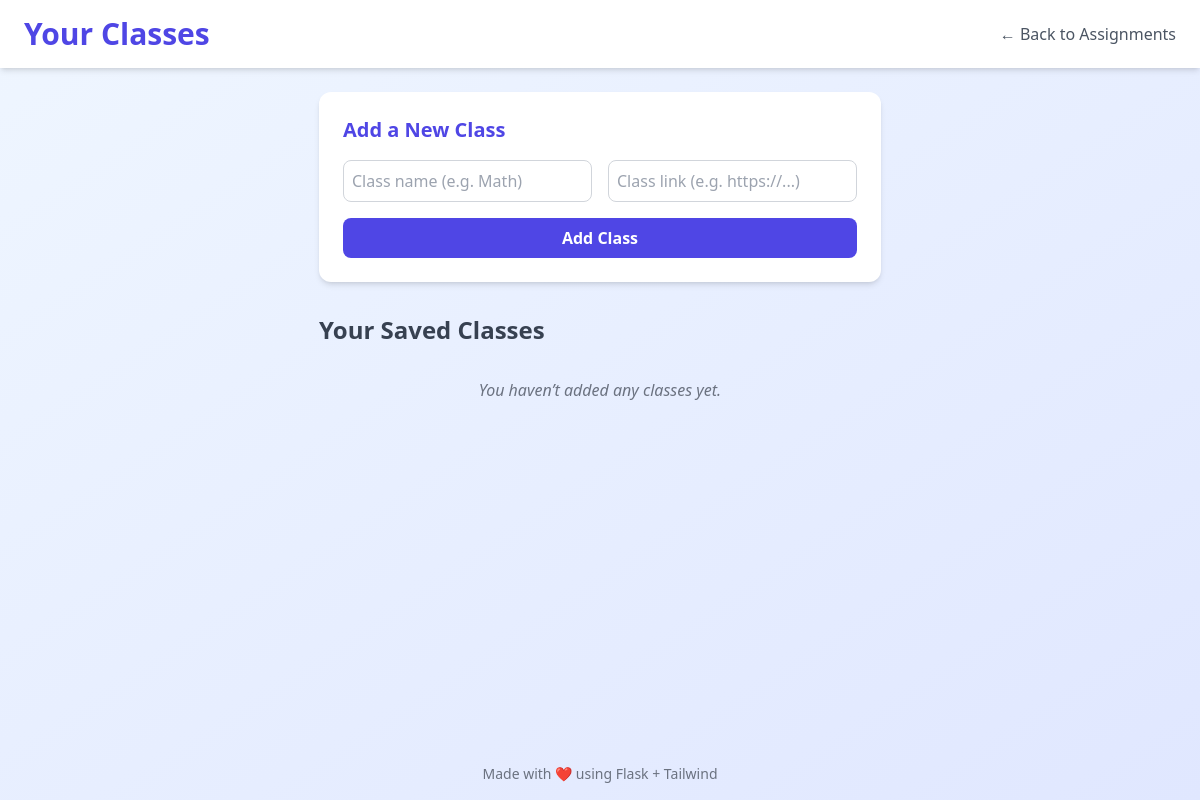
The page /classes (signed in) on the database as committed earlier.
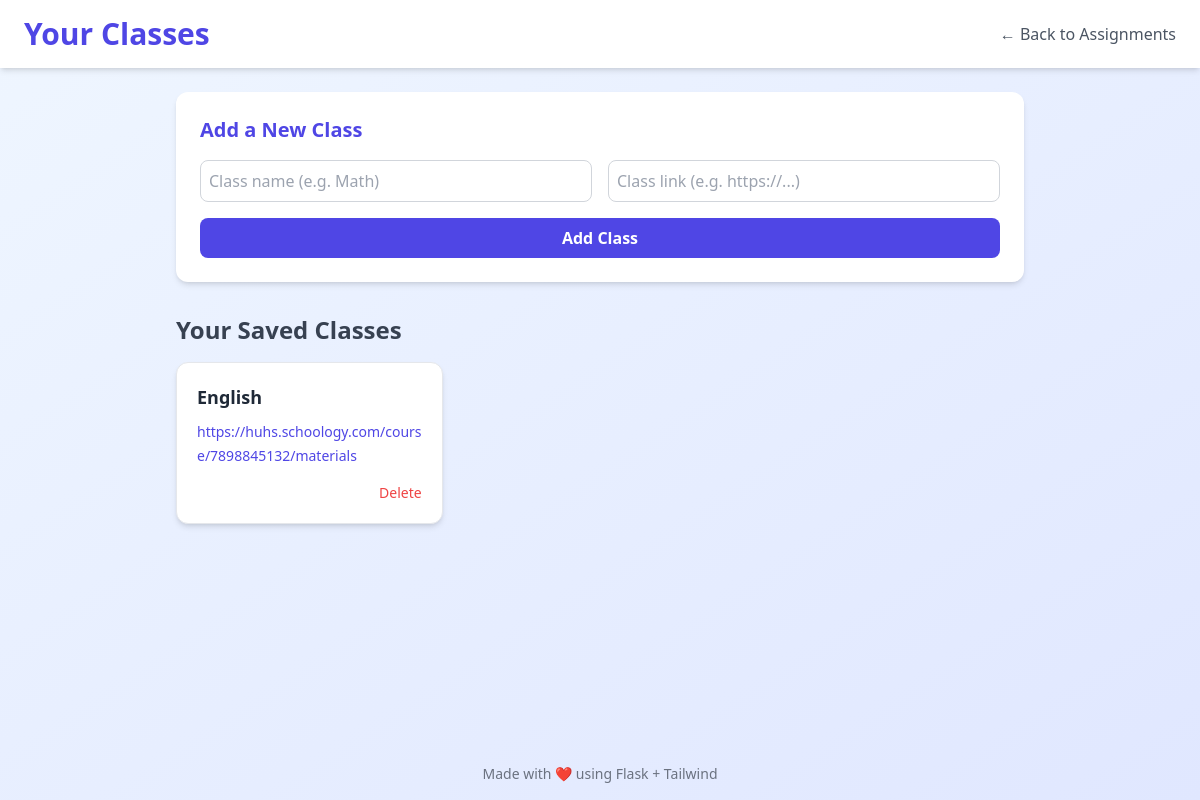
The same page on the database as committed later.
### tables this page shows
CREATE TABLE class_links (
                id INTEGER PRIMARY KEY AUTOINCREMENT,
                user_id INTEGER,
                class_name TEXT NOT NULL,
                link TEXT NOT NULL,
                FOREIGN KEY(user_id) REFERENCES users(id)
            );

### app.py (the view, shortened to what this page needs)
@app.route("/classes", methods=["GET", "POST"])
def manage_classes():
    if "user_id" not in session:
        return redirect(url_for("login"))
    conn = get_connection()
    c = conn.cursor()
    try:
        if IS_POSTGRES:
            c.execute("SELECT * FROM class_links WHERE user_id = %s ORDER BY class_name ASC", (session["user_id"],))
        else:
            c.execute("SELECT * FROM class_links WHERE user_id = ? ORDER BY class_name ASC", (session["user_id"],))
        links = c.fetchall()
    finally:
        conn.close()
    return render_template("classes.html", classes=links)

### app.py (called while the page is built)
def get_connection():
    if IS_POSTGRES:
        return psycopg2.connect(DATABASE_URL, cursor_factory=RealDictCursor)
    conn = sqlite3.connect("assignments.db")
    conn.row_factory = sqlite3.Row
    return conn

### templates/classes.html (shortened to what this page needs)
<!DOCTYPE html>
<html lang="en">
<head>
  <script src="https://cdn.tailwindcss.com"></script>
</head>
<body class="bg-gradient-to-br from-blue-50 to-indigo-100 min-h-screen font-sans text-gray-800 flex flex-col">
  <header class="bg-white shadow-md py-4 px-6 flex justify-between items-center">
    <h1 class="text-3xl font-bold text-indigo-600">Your Classes</h1>
    <a href="{{ url_for('index') }}" class="text-gray-600 hover:text-indigo-600 font-medium">
      ← Back to Assignments
    </a>
  </header>
  <main class="flex-1 p-6 max-w-4xl mx-auto">
    <section class="bg-white rounded-xl shadow-md p-6 mb-8">
      <h2 class="text-xl font-semibold text-indigo-600 mb-4">Add a New Class</h2>
      <form action="{{ url_for('manage_classes') }}" method="POST" class="grid md:grid-cols-2 gap-4">
        <input type="text" name="class_name" placeholder="Class name (e.g. Math)" required class="border border-gray-300 rounded-lg p-2 focus:ring focus:ring-indigo-200">
        <input type="text" name="link" placeholder="Class link (e.g. https://...)" required class="border border-gray-300 rounded-lg p-2 focus:ring focus:ring-indigo-200">
        <button type="submit" class="col-span-2 bg-indigo-600 text-white font-semibold py-2 rounded-lg hover:bg-indigo-700 transition">
          Add Class
        </button>
      </form>
    </section>
    <section>
      <h2 class="text-2xl font-semibold text-gray-700 mb-4">Your Saved Classes</h2>
      {% if classes %}
        <div class="grid sm:grid-cols-2 lg:grid-cols-3 gap-6">
          {% for c in classes %}
          <div class="bg-white rounded-xl shadow-md p-5 border border-gray-200 hover:shadow-lg transition">
            <h3 class="text-lg font-semibold text-gray-800 mb-2 capitalize">{{ c.class_name }}</h3>
            <a href="{{ c.link }}" target="_blank" class="text-indigo-600 hover:underline text-sm break-all">{{ c.link }}</a>
            <div class="mt-4 flex justify-end">
              <a href="{{ url_for('delete_class', id=c.id) }}" class="text-red-500 text-sm font-medium hover:underline">Delete</a>
            </div>
          </div>
          {% endfor %}
        </div>
      {% else %}
        <p class="text-center text-gray-500 italic mt-8">You haven’t added any classes yet.</p>
      {% endif %}
    </section>
  </main>
  <footer class="text-center text-sm text-gray-500 py-4 mt-auto">
    Made with ❤️ using Flask + Tailwind
  </footer>
</body>
</html>

Rows that differ between the two databases and show on the page:
added class_links: class_name "English", link "https://huhs.schoology.com/course/7898845132/materials"
Other text that changed with them:
text no longer shown: "You haven’t added any classes yet."
